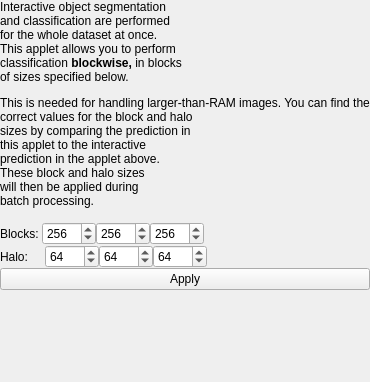
<?xml version="1.0" encoding="UTF-8"?>
<ui version="4.0">
 <class>Form</class>
 <widget class="QWidget" name="Form">
  <property name="geometry">
   <rect>
    <x>0</x>
    <y>0</y>
    <width>282</width>
    <height>382</height>
   </rect>
  </property>
  <property name="windowTitle">
   <string>Form</string>
  </property>
  <layout class="QHBoxLayout" name="horizontalLayout">
   <property name="margin">
    <number>0</number>
   </property>
   <item>
    <layout class="QVBoxLayout" name="verticalLayout">
     <property name="spacing">
      <number>0</number>
     </property>
     <item>
      <widget class="QLabel" name="label">
       <property name="text">
        <string>&lt;html&gt;&lt;head/&gt;&lt;body&gt;&lt;p&gt;Interactive object segmentation &lt;br/&gt;and classification are performed &lt;br/&gt;for the whole dataset at once.&lt;br/&gt;This applet allows you to perform &lt;br/&gt;classification &lt;span style=&quot; font-weight:600;&quot;&gt;blockwise, &lt;/span&gt;in blocks &lt;br/&gt;of sizes specified below. &lt;/p&gt;&lt;p&gt;This is needed for handling larger-than-RAM images. You can find the&lt;br/&gt;correct values for the block and halo &lt;br/&gt;sizes by comparing the prediction in &lt;br/&gt;this applet to the interactive&lt;br/&gt;prediction in the applet above.&lt;br/&gt;These block and halo sizes&lt;br/&gt;will then be applied during&lt;br/&gt;batch processing.&lt;br/&gt;&lt;/p&gt;&lt;/body&gt;&lt;/html&gt;</string>
       </property>
      </widget>
     </item>
     <item>
      <layout class="QHBoxLayout" name="horizontalLayout_2">
       <property name="spacing">
        <number>0</number>
       </property>
       <item>
        <widget class="QLabel" name="blockLabel">
         <property name="sizePolicy">
          <sizepolicy hsizetype="Preferred" vsizetype="Preferred">
           <horstretch>0</horstretch>
           <verstretch>0</verstretch>
          </sizepolicy>
         </property>
         <property name="text">
          <string>Blocks: </string>
         </property>
        </widget>
       </item>
       <item>
        <widget class="QSpinBox" name="blockSpinBox_X">
         <property name="toolTip">
          <string>Block shape: X dimension</string>
         </property>
         <property name="minimum">
          <number>10</number>
         </property>
         <property name="maximum">
          <number>4096</number>
         </property>
         <property name="value">
          <number>256</number>
         </property>
        </widget>
       </item>
       <item>
        <widget class="QSpinBox" name="blockSpinBox_Y">
         <property name="toolTip">
          <string>Block shape: Y dimension</string>
         </property>
         <property name="minimum">
          <number>10</number>
         </property>
         <property name="maximum">
          <number>4096</number>
         </property>
         <property name="value">
          <number>256</number>
         </property>
        </widget>
       </item>
       <item>
        <widget class="QSpinBox" name="blockSpinBox_Z">
         <property name="toolTip">
          <string>Block shape: Z dimension</string>
         </property>
         <property name="minimum">
          <number>10</number>
         </property>
         <property name="maximum">
          <number>4096</number>
         </property>
         <property name="value">
          <number>256</number>
         </property>
        </widget>
       </item>
       <item>
        <spacer name="horizontalSpacer">
         <property name="orientation">
          <enum>Qt::Horizontal</enum>
         </property>
         <property name="sizeHint" stdset="0">
          <size>
           <width>40</width>
           <height>20</height>
          </size>
         </property>
        </spacer>
       </item>
      </layout>
     </item>
     <item>
      <layout class="QHBoxLayout" name="horizontalLayout_3">
       <property name="spacing">
        <number>0</number>
       </property>
       <item>
        <widget class="QLabel" name="haloLabel">
         <property name="sizePolicy">
          <sizepolicy hsizetype="Preferred" vsizetype="Preferred">
           <horstretch>0</horstretch>
           <verstretch>0</verstretch>
          </sizepolicy>
         </property>
         <property name="text">
          <string>Halo:     </string>
         </property>
        </widget>
       </item>
       <item>
        <widget class="QSpinBox" name="haloSpinBox_X">
         <property name="toolTip">
          <string>Halo around the block: X dimension</string>
         </property>
         <property name="maximum">
          <number>1024</number>
         </property>
         <property name="value">
          <number>64</number>
         </property>
        </widget>
       </item>
       <item>
        <widget class="QSpinBox" name="haloSpinBox_Y">
         <property name="toolTip">
          <string>Halo around the block: Y dimension</string>
         </property>
         <property name="maximum">
          <number>1024</number>
         </property>
         <property name="value">
          <number>64</number>
         </property>
        </widget>
       </item>
       <item>
        <widget class="QSpinBox" name="haloSpinBox_Z">
         <property name="toolTip">
          <string>Halo around the block: Z dimension</string>
         </property>
         <property name="maximum">
          <number>1024</number>
         </property>
         <property name="value">
          <number>64</number>
         </property>
        </widget>
       </item>
       <item>
        <spacer name="horizontalSpacer_2">
         <property name="orientation">
          <enum>Qt::Horizontal</enum>
         </property>
         <property name="sizeHint" stdset="0">
          <size>
           <width>40</width>
           <height>20</height>
          </size>
         </property>
        </spacer>
       </item>
      </layout>
     </item>
     <item>
      <widget class="QPushButton" name="applyButton">
       <property name="toolTip">
        <string>&lt;html&gt;&lt;head/&gt;&lt;body&gt;&lt;p&gt;Apply the current settings. Activate the&lt;span style=&quot; font-weight:600;&quot;&gt; &amp;quot;Blockwise prediction&amp;quot;&lt;/span&gt; layer to see the results.&lt;/p&gt;&lt;/body&gt;&lt;/html&gt;</string>
       </property>
       <property name="text">
        <string>Apply</string>
       </property>
      </widget>
     </item>
     <item>
      <spacer name="verticalSpacer">
       <property name="orientation">
        <enum>Qt::Vertical</enum>
       </property>
       <property name="sizeHint" stdset="0">
        <size>
         <width>20</width>
         <height>40</height>
        </size>
       </property>
      </spacer>
     </item>
    </layout>
   </item>
  </layout>
 </widget>
 <resources/>
 <connections/>
</ui>
